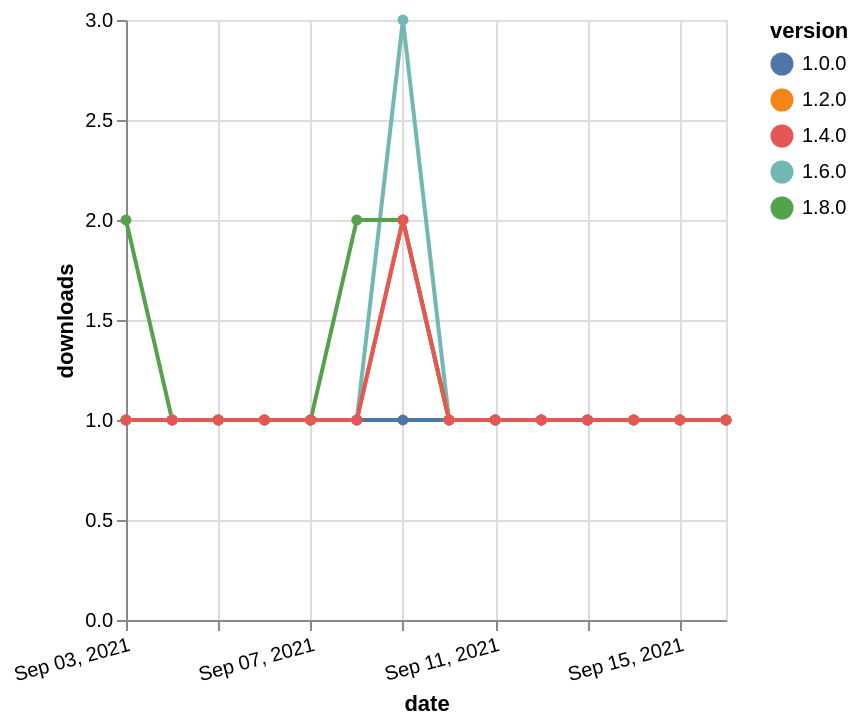

Source (Vega-Lite JSON):
### Vega-Lite specification from a JSON file in a GitHub repository (floating-point values rounded to 4 significant figures)
{"$schema": "https://vega.github.io/schema/vega-lite/v5.json", "description": "A simple bar chart with embedded data.", "data": {"values": [{"date": "2021-09-03", "total": 169, "delta": 1, "version": "1.6.0"}, {"date": "2021-09-04", "total": 170, "delta": 1, "version": "1.6.0"}, {"date": "2021-09-05", "total": 171, "delta": 1, "version": "1.6.0"}, {"date": "2021-09-06", "total": 172, "delta": 1, "version": "1.6.0"}, {"date": "2021-09-07", "total": 173, "delta": 1, "version": "1.6.0"}, {"date": "2021-09-08", "total": 174, "delta": 1, "version": "1.6.0"}, {"date": "2021-09-09", "total": 177, "delta": 3, "version": "1.6.0"}, {"date": "2021-09-10", "total": 178, "delta": 1, "version": "1.6.0"}, {"date": "2021-09-11", "total": 179, "delta": 1, "version": "1.6.0"}, {"date": "2021-09-12", "total": 180, "delta": 1, "version": "1.6.0"}, {"date": "2021-09-13", "total": 181, "delta": 1, "version": "1.6.0"}, {"date": "2021-09-14", "total": 182, "delta": 1, "version": "1.6.0"}, {"date": "2021-09-15", "total": 183, "delta": 1, "version": "1.6.0"}, {"date": "2021-09-16", "total": 184, "delta": 1, "version": "1.6.0"}, {"date": "2021-09-03", "total": 115, "delta": 2, "version": "1.8.0"}, {"date": "2021-09-04", "total": 116, "delta": 1, "version": "1.8.0"}, {"date": "2021-09-05", "total": 117, "delta": 1, "version": "1.8.0"}, {"date": "2021-09-06", "total": 118, "delta": 1, "version": "1.8.0"}, {"date": "2021-09-07", "total": 119, "delta": 1, "version": "1.8.0"}, {"date": "2021-09-08", "total": 121, "delta": 2, "version": "1.8.0"}, {"date": "2021-09-09", "total": 123, "delta": 2, "version": "1.8.0"}, {"date": "2021-09-10", "total": 124, "delta": 1, "version": "1.8.0"}, {"date": "2021-09-11", "total": 125, "delta": 1, "version": "1.8.0"}, {"date": "2021-09-12", "total": 126, "delta": 1, "version": "1.8.0"}, {"date": "2021-09-13", "total": 127, "delta": 1, "version": "1.8.0"}, {"date": "2021-09-14", "total": 128, "delta": 1, "version": "1.8.0"}, {"date": "2021-09-15", "total": 129, "delta": 1, "version": "1.8.0"}, {"date": "2021-09-16", "total": 130, "delta": 1, "version": "1.8.0"}, {"date": "2021-09-03", "total": 180, "delta": 1, "version": "1.0.0"}, {"date": "2021-09-04", "total": 181, "delta": 1, "version": "1.0.0"}, {"date": "2021-09-05", "total": 182, "delta": 1, "version": "1.0.0"}, {"date": "2021-09-06", "total": 183, "delta": 1, "version": "1.0.0"}, {"date": "2021-09-07", "total": 184, "delta": 1, "version": "1.0.0"}, {"date": "2021-09-08", "total": 185, "delta": 1, "version": "1.0.0"}, {"date": "2021-09-09", "total": 186, "delta": 1, "version": "1.0.0"}, {"date": "2021-09-10", "total": 187, "delta": 1, "version": "1.0.0"}, {"date": "2021-09-11", "total": 188, "delta": 1, "version": "1.0.0"}, {"date": "2021-09-12", "total": 189, "delta": 1, "version": "1.0.0"}, {"date": "2021-09-13", "total": 190, "delta": 1, "version": "1.0.0"}, {"date": "2021-09-14", "total": 191, "delta": 1, "version": "1.0.0"}, {"date": "2021-09-15", "total": 192, "delta": 1, "version": "1.0.0"}, {"date": "2021-09-16", "total": 193, "delta": 1, "version": "1.0.0"}, {"date": "2021-09-03", "total": 160, "delta": 1, "version": "1.2.0"}, {"date": "2021-09-04", "total": 161, "delta": 1, "version": "1.2.0"}, {"date": "2021-09-05", "total": 162, "delta": 1, "version": "1.2.0"}, {"date": "2021-09-06", "total": 163, "delta": 1, "version": "1.2.0"}, {"date": "2021-09-07", "total": 164, "delta": 1, "version": "1.2.0"}, {"date": "2021-09-08", "total": 165, "delta": 1, "version": "1.2.0"}, {"date": "2021-09-09", "total": 167, "delta": 2, "version": "1.2.0"}, {"date": "2021-09-10", "total": 168, "delta": 1, "version": "1.2.0"}, {"date": "2021-09-11", "total": 169, "delta": 1, "version": "1.2.0"}, {"date": "2021-09-12", "total": 170, "delta": 1, "version": "1.2.0"}, {"date": "2021-09-13", "total": 171, "delta": 1, "version": "1.2.0"}, {"date": "2021-09-14", "total": 172, "delta": 1, "version": "1.2.0"}, {"date": "2021-09-15", "total": 173, "delta": 1, "version": "1.2.0"}, {"date": "2021-09-16", "total": 174, "delta": 1, "version": "1.2.0"}, {"date": "2021-09-03", "total": 149, "delta": 1, "version": "1.4.0"}, {"date": "2021-09-04", "total": 150, "delta": 1, "version": "1.4.0"}, {"date": "2021-09-05", "total": 151, "delta": 1, "version": "1.4.0"}, {"date": "2021-09-06", "total": 152, "delta": 1, "version": "1.4.0"}, {"date": "2021-09-07", "total": 153, "delta": 1, "version": "1.4.0"}, {"date": "2021-09-08", "total": 154, "delta": 1, "version": "1.4.0"}, {"date": "2021-09-09", "total": 156, "delta": 2, "version": "1.4.0"}, {"date": "2021-09-10", "total": 157, "delta": 1, "version": "1.4.0"}, {"date": "2021-09-11", "total": 158, "delta": 1, "version": "1.4.0"}, {"date": "2021-09-12", "total": 159, "delta": 1, "version": "1.4.0"}, {"date": "2021-09-13", "total": 160, "delta": 1, "version": "1.4.0"}, {"date": "2021-09-14", "total": 161, "delta": 1, "version": "1.4.0"}, {"date": "2021-09-15", "total": 162, "delta": 1, "version": "1.4.0"}, {"date": "2021-09-16", "total": 163, "delta": 1, "version": "1.4.0"}]}, "width": "container", "mark": {"type": "line", "point": {"filled": true}}, "encoding": {"x": {"field": "date", "type": "temporal", "timeUnit": "yearmonthdate", "title": "date", "axis": {"labelAngle": -15}}, "y": {"field": "delta", "type": "quantitative", "title": "downloads"}, "color": {"field": "version", "type": "nominal"}, "tooltip": {"field": "delta"}}}
